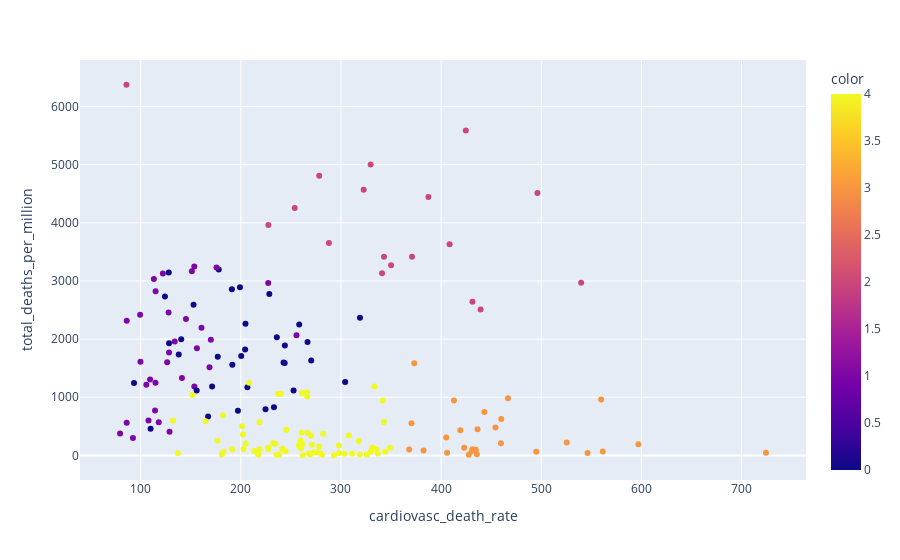

The code cell stored with this chart in its notebook:
### Code cell
fig = px.scatter(Z, x="cardiovasc_death_rate", y="total_deaths_per_million", color = kmeans5.labels_)
fig.show()

### Figure 1 — Plotly figure (JSON) as saved in the notebook; plotly's stock layout.template omitted (floating-point values rounded to 4 significant figures; data arrays with more than 128 entries replaced by an {"elided": "..."} marker saying what was removed)
{"data": [{"hovertemplate": "cardiovasc_death_rate=%{x}<br>total_deaths_per_million=%{y}<br>color=%{marker.color}<extra></extra>", "legendgroup": "", "marker": {"color": {"elided": "179 int values"}, "coloraxis": "coloraxis", "symbol": "circle"}, "mode": "markers", "name": "", "orientation": "v", "showlegend": false, "type": "scatter", "x": {"elided": "179 float values"}, "xaxis": "x", "y": {"elided": "179 float values"}, "yaxis": "y"}], "layout": {"coloraxis": {"colorbar": {"title": {"text": "color"}}, "colorscale": [[0, "#0d0887"], [0.1111, "#46039f"], [0.2222, "#7201a8"], [0.3333, "#9c179e"], [0.4444, "#bd3786"], [0.5556, "#d8576b"], [0.6667, "#ed7953"], [0.7778, "#fb9f3a"], [0.8889, "#fdca26"], [1, "#f0f921"]]}, "legend": {"tracegroupgap": 0}, "margin": {"t": 60}, "xaxis": {"anchor": "y", "domain": [0, 1], "title": {"text": "cardiovasc_death_rate"}}, "yaxis": {"anchor": "x", "domain": [0, 1], "title": {"text": "total_deaths_per_million"}}}}
